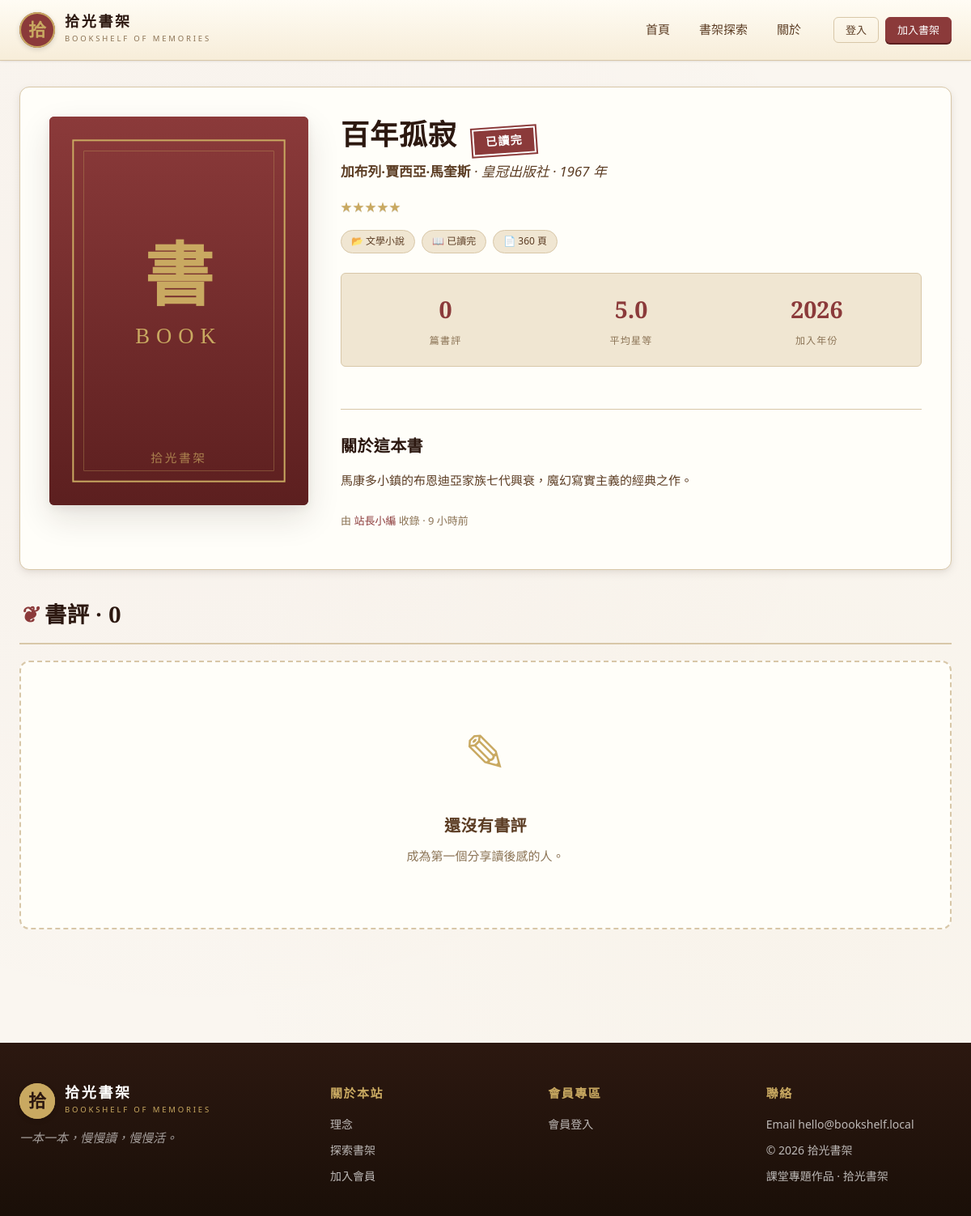
Page /book_detail.php?id=1 on the committed database.
### tables this page shows
CREATE TABLE books (
    id            INT AUTO_INCREMENT PRIMARY KEY,
    user_id       INT          NOT NULL,
    title         VARCHAR(200) NOT NULL,
    author        VARCHAR(120) NOT NULL,
    isbn          VARCHAR(20)  DEFAULT NULL,
    cover_image   VARCHAR(255) DEFAULT NULL,
    description   TEXT         DEFAULT NULL,
    category_id   INT          DEFAULT NULL,
    status        ENUM('want','reading','finished') NOT NULL DEFAULT 'want',
    rating        TINYINT      DEFAULT NULL,         
    page_count    INT          DEFAULT NULL,
    published_year INT         DEFAULT NULL,
    publisher     VARCHAR(120) DEFAULT NULL,
    created_at    DATETIME     NOT NULL DEFAULT CURRENT_TIMESTAMP,
    updated_at    DATETIME     NOT NULL DEFAULT CURRENT_TIMESTAMP ON UPDATE CURRENT_TIMESTAMP,
    FOREIGN KEY (user_id)     REFERENCES users(id)      ON DELETE CASCADE,
    FOREIGN KEY (category_id) REFERENCES categories(id) ON DELETE SET NULL
);

CREATE TABLE categories (
    id   INT AUTO_INCREMENT PRIMARY KEY,
    name VARCHAR(50) NOT NULL UNIQUE,
    slug VARCHAR(50) NOT NULL UNIQUE
);

CREATE TABLE users (
    id            INT AUTO_INCREMENT PRIMARY KEY,
    username      VARCHAR(50)  NOT NULL UNIQUE,
    email         VARCHAR(120) NOT NULL UNIQUE,
    password_hash VARCHAR(255) NOT NULL,
    display_name  VARCHAR(80)  NOT NULL,
    avatar        VARCHAR(255) DEFAULT NULL,
    bio           TEXT         DEFAULT NULL,
    role          ENUM('user','admin') NOT NULL DEFAULT 'user',
    status        ENUM('active','banned') NOT NULL DEFAULT 'active',
    created_at    DATETIME     NOT NULL DEFAULT CURRENT_TIMESTAMP
);

### includes/db.php (called while the page is built, shortened)
<?php
function db(): PDO
{
    static $pdo = null;
    if ($pdo === null) {
        $dsn = sprintf('mysql:host=%s;dbname=%s;charset=%s', DB_HOST, DB_NAME, DB_CHARSET);
        try {
            $pdo = new PDO($dsn, DB_USER, DB_PASS, [
                PDO::ATTR_ERRMODE            => PDO::ERRMODE_EXCEPTION,
                PDO::ATTR_DEFAULT_FETCH_MODE => PDO::FETCH_ASSOC,
                PDO::ATTR_EMULATE_PREPARES   => false,
            ]);
        } catch (PDOException $e) {
            http_response_code(500);
            die('<h2>資料庫連線失敗</h2><pre>' . htmlspecialchars($e->getMessage()) . '</pre>');
        }
    }
    return $pdo;
}

### book_detail.php (the view, shortened to what this page needs)
<?php
require_once __DIR__ . '/includes/functions.php';
$id = (int)($_GET['id'] ?? 0);
$stmt = db()->prepare("
    SELECT b.*, u.display_name, u.bio AS user_bio, u.avatar AS user_avatar, c.name AS cat_name
      FROM books b
      JOIN users u      ON u.id = b.user_id
 LEFT JOIN categories c ON c.id = b.category_id
     WHERE b.id = ?
");
$stmt->execute([$id]);
$book = $stmt->fetch();
$reviews = db()->prepare("
    SELECT r.*, u.display_name, u.avatar
      FROM reviews r JOIN users u ON u.id = r.user_id
     WHERE r.book_id = ?
  ORDER BY r.created_at DESC
");
$reviews->execute([$id]);
$reviews = $reviews->fetchAll();
require_once __DIR__ . '/includes/header.php';
?>
<div class="book-detail">
  <div class="book-detail-cover">
    <?php if ($book['cover_image']): ?>
      <img src="<?= e($book['cover_image']) ?>" alt="<?= e($book['title']) ?>">
    <?php else: ?>
      <img src="assets/images/default_cover.svg" alt="預設封面">
    <?php endif; ?>
  </div>
  <div class="book-detail-info">
    <h1><?= e($book['title']) ?>
      <?php if ($book['status']==='finished'): ?><span class="seal">已讀完</span><?php endif; ?>
    </h1>
    <p class="author"><strong><?= e($book['author']) ?></strong>
      <?php if ($book['publisher']): ?> · <?= e($book['publisher']) ?><?php endif; ?>
      <?php if ($book['published_year']): ?> · <?= e($book['published_year']) ?> 年<?php endif; ?>
    </p>
    <?= render_stars($book['rating']) ?>
    <div class="book-tags">
      <span class="tag">📂 <?= e($book['cat_name'] ?? '未分類') ?></span>
      <span class="tag">📖 <?= e(status_label($book['status'])) ?></span>
      <?php if ($book['page_count']): ?><span class="tag">📄 <?= (int)$book['page_count'] ?> 頁</span><?php endif; ?>
    </div>
    <div class="book-stat-grid">
      <div class="book-stat"><span class="num"><?= count($reviews) ?></span><span class="lbl">篇書評</span></div>
      <div class="book-stat"><span class="num"><?= $book['rating'] ? number_format($book['rating'],1) : '—' ?></span><span class="lbl">平均星等</span></div>
      <div class="book-stat"><span class="num"><?= e(date('Y', strtotime($book['created_at']))) ?></span><span class="lbl">加入年份</span></div>
    </div>
    <hr style="border:0; border-top:1px solid var(--line); margin:28px 0;">
    <h3>關於這本書</h3>
    <p class="book-description"><?= $book['description'] ? e($book['description']) : '（尚無簡介）' ?></p>
    <p class="text-muted" style="margin-top:24px; font-size:13px;">
      由 <a href="profile.php?id=<?= (int)$book['user_id'] ?>"><?= e($book['display_name']) ?></a> 收錄 · <?= e(time_ago($book['created_at'])) ?>
    </p>
  </div>
</div>
<div class="section-title">
  <h2>書評 · <?= count($reviews) ?></h2>
</div>
<?php if (!$reviews): ?>
  <div class="empty">
    <div class="empty-icon">✎</div>
    <h3>還沒有書評</h3>
    <p>成為第一個分享讀後感的人。</p>
  </div>
<?php endif; ?>
<?php require_once __DIR__ . '/includes/footer.php'; ?>

### assets/css/style.css (style rules this page uses)
:root { --bg: #FAF6F0; --bg-2: #F0E6D2; --bg-card: #FFFEF9; --ink: #2C1810; --ink-soft: #5C3D24; --muted: #8B7355; --line: #D8C7A8; --accent: #8B3A3A; --accent-d: #5C1F1F; --gold: #C9A961; --gold-d: #A88B4A; --green: #4F6B3E; --blue: #2D4A6B; --shadow-sm: 0 1px 2px rgba(44,24,16,0.06), 0 1px 3px rgba(44,24,16,0.04); --shadow: 0 4px 12px rgba(44,24,16,0.08), 0 2px 4px rgba(44,24,16,0.04); --shadow-lg: 0 16px 40px rgba(44,24,16,0.12), 0 4px 12px rgba(44,24,16,0.06); --radius: 6px; --radius-lg: 12px; --serif: "Noto Serif TC", "Cormorant Garamond", "Source Han Serif TC", "PMingLiU", serif; --sans: "Noto Sans TC", "PingFang TC", "Microsoft JhengHei", system-ui, sans-serif; }
* { box-sizing: border-box; }
html, body { margin: 0; padding: 0; }
body { font-family: var(--sans); background: var(--bg); color: var(--ink); line-height: 1.7; font-size: 15px; background-image: radial-gradient(circle at 20% 30%, rgba(139,58,58,0.025) 0, transparent 60%), radial-gradient(circle at 80% 70%, rgba(201,169,97,0.04) 0, transparent 50%); min-height: 100vh; display: flex; flex-direction: column; }
a { color: var(--accent); text-decoration: none; transition: color .2s; }
h1, h2, h3, h4 { font-family: var(--serif); color: var(--ink); font-weight: 700; letter-spacing: 0.02em; margin: 0 0 0.6em; }
h1 { font-size: 2.4rem; line-height: 1.2; }
h2 { font-size: 1.7rem; }
h3 { font-size: 1.25rem; }
p { margin: 0 0 1em; }
img { max-width: 100%; height: auto; display: block; }
.section-title { display: flex; align-items: baseline; justify-content: space-between; margin: 0 0 20px; padding-bottom: 12px; border-bottom: 2px double var(--line); }
.section-title h2 { margin: 0; }
.section-title h2::before { content: "❦ "; color: var(--accent); font-style: italic; }
.book-detail { display: grid; grid-template-columns: 320px 1fr; gap: 40px; background: var(--bg-card); border: 1px solid var(--line); border-radius: var(--radius-lg); padding: 36px; box-shadow: var(--shadow); margin-bottom: 32px; }
.book-detail-cover { position: relative; aspect-ratio: 2/3; background: linear-gradient(135deg, #8B3A3A, #5C1F1F); border-radius: var(--radius); overflow: hidden; box-shadow: var(--shadow-lg); }
.book-detail-cover img { width: 100%; height: 100%; object-fit: cover; }
.book-detail-info h1 { font-size: 2.2rem; margin: 0 0 8px; line-height: 1.2; }
.book-detail-info .author { font-size: 1.05rem; color: var(--ink-soft); margin-bottom: 16px; font-style: italic; }
.book-detail-info .author strong { font-style: normal; }
.book-tags { display: flex; flex-wrap: wrap; gap: 8px; margin: 16px 0 24px; }
.tag { display: inline-block; padding: 3px 12px; background: var(--bg-2); color: var(--ink-soft); border-radius: 100px; font-size: 12px; border: 1px solid var(--line); }
.book-stat-grid { display: grid; grid-template-columns: repeat(3, 1fr); gap: 12px; margin: 24px 0; padding: 20px; background: var(--bg-2); border-radius: var(--radius); border: 1px solid var(--line); }
.book-stat { text-align: center; }
.book-stat .num { font-family: var(--serif); font-size: 1.8rem; font-weight: 700; color: var(--accent); display: block; }
.book-stat .lbl { font-size: 12px; color: var(--muted); letter-spacing: 0.1em; }
.book-description { font-size: 15px; line-height: 1.85; color: var(--ink-soft); white-space: pre-wrap; }
.empty { text-align: center; padding: 60px 20px; color: var(--muted); background: var(--bg-card); border: 2px dashed var(--line); border-radius: var(--radius-lg); }
.empty-icon { font-size: 4rem; color: var(--gold); margin-bottom: 16px; font-family: var(--serif); }
.empty h3 { color: var(--ink-soft); margin-bottom: 8px; }
.text-muted { color: var(--muted); }
.seal { display: inline-block; padding: 6px 14px; background: var(--accent); color: #fff; font-family: var(--serif); font-weight: 700; border: 2px solid #fff; outline: 2px solid var(--accent); transform: rotate(-4deg); letter-spacing: 0.1em; font-size: 14px; margin-left: 10px; }

### rows in the picture
books: title "百年孤寂", author "加布列·賈西亞·馬奎斯", publisher "皇冠出版社", published_year "1967", rating "★★★★★", category.name "文學小說", status "已讀完", page_count "360", rating "5.0", created_at "2026", description "馬康多小鎮的布恩迪亞家族七代興衰，魔幻寫實主義的經典之作。", user.display_name "站長小編", created_at "9 小時前"

### other values in the picture
count($reviews) "0"
SITE_TAG "一本一本，慢慢讀，慢慢活。"
SITE_NAME "拾光書架"
